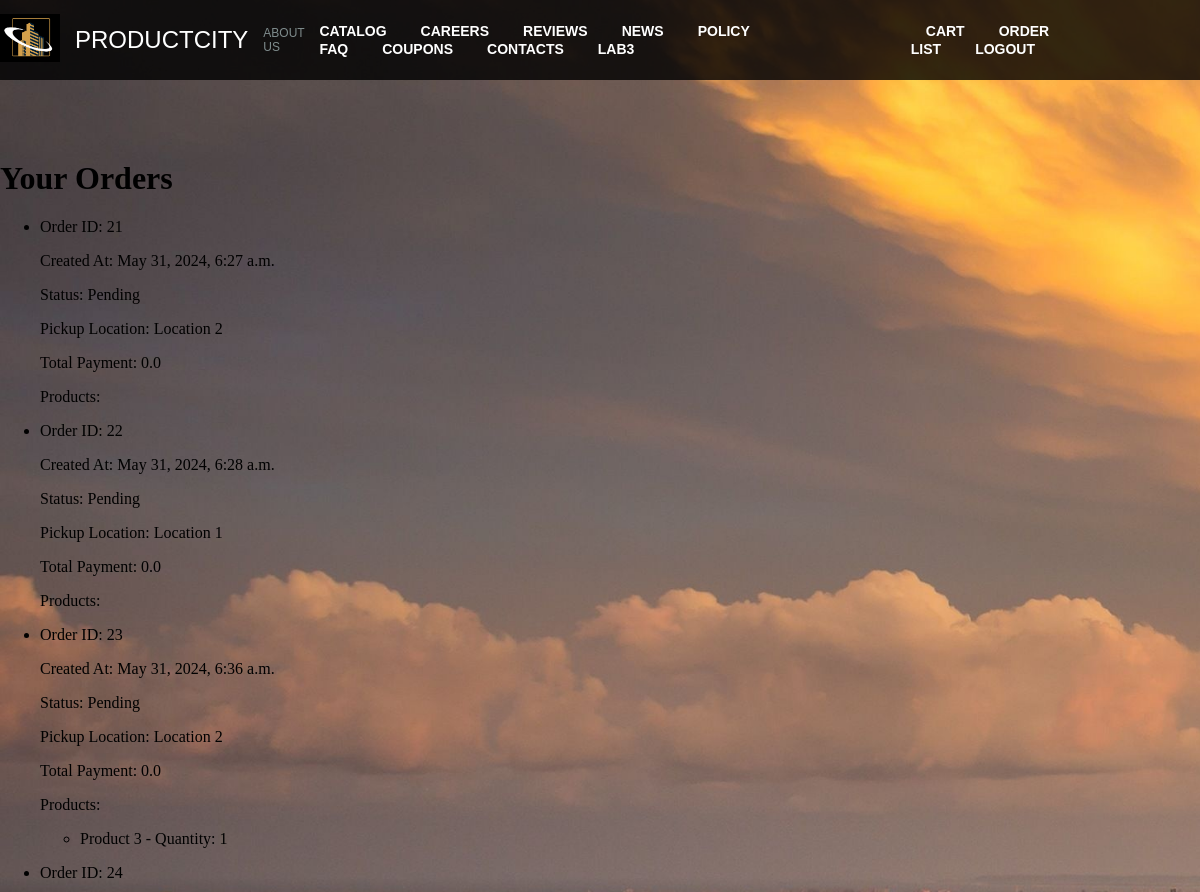
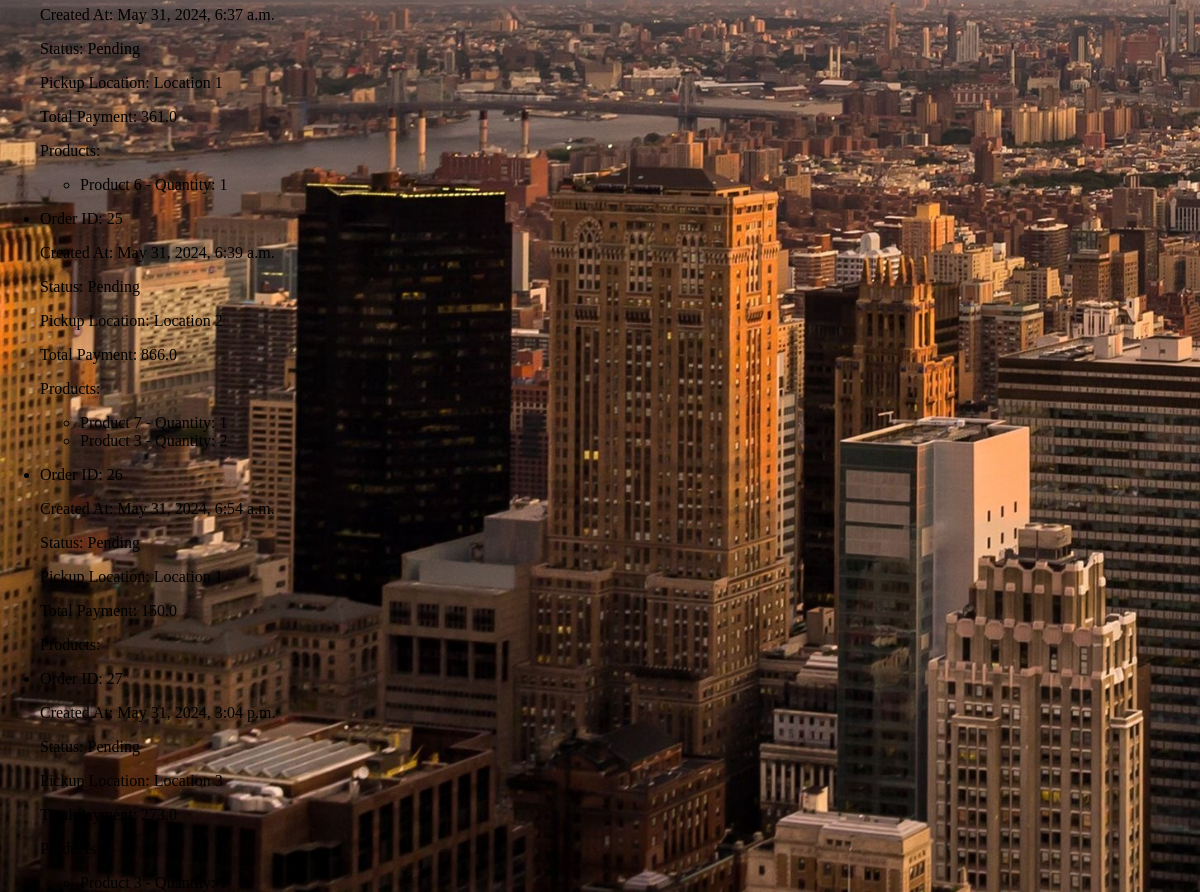
Page /order_list/ (signed in) on the committed database (2 pictures, top to bottom).
### base/models.py (models this page shows, shortened)
class Order(models.Model):
    PICKUP_LOCATIONS = [
        ('Location 1', 'Location 1'),
        ('Location 2', 'Location 2'),
        ('Location 3', 'Location 3'),
    ]
    user = models.ForeignKey(User, on_delete=models.CASCADE)
    items = models.ManyToManyField(CartItem)
    pickup_location = models.CharField(max_length=200)
    status = models.CharField(max_length=20, default='Pending')
    created_at = models.DateTimeField(auto_now_add=True)
    total_amount = models.FloatField(default=0.0)

class CartItem(models.Model):
    cart = models.ForeignKey(Cart, on_delete=models.CASCADE)
    product = models.ForeignKey(Product, on_delete=models.CASCADE)
    quantity = models.PositiveIntegerField(default=1)

class Product(models.Model):
    UNIT_CHOICES = [
        ('pcs', 'Pieces'),
        ('kg', 'Kilogram'),
        ('l', 'Liter'),
    ]
    CATEGORY_CHOICES = [
        ('cat1', 'Category 1'),
        ('cat2', 'Category 2'),
        ('cat3', 'Category 3'),
    ]
    name = models.CharField(max_length=100, null=False, blank=False)
    description = models.CharField(max_length=700, null=False, blank=False)
    price = models.FloatField(validators=[MinValueValidator(0.1)], blank=False, null=False)
    amount = models.IntegerField(validators=[MinValueValidator(0)], blank=False, null=False)
    unit = models.CharField(choices=UNIT_CHOICES, max_length=3)
    category = models.CharField(choices=CATEGORY_CHOICES, max_length=15)

### base/views.py (the view)
# urls.py: path('order_list/', views.order_list, name='order_list'),
@login_required(login_url='login')
def order_list(request):
    profile = Profile.objects.get(user=request.user)
    if profile.role == 'staff' or profile.role=='admin':
        orders = Order.objects.all()
    else:
        orders = Order.objects.filter(user=request.user)
    context = {
        'orders': orders,
        'user_role': profile.role
    }
    return render(request, 'base/order_list.html', context)

### base/templates/base/order_list.html (shortened to what this page needs)
{% extends "base.html" %}
{% load static %}
{% block content %}
<body>
    <h1>Your Orders</h1>
    <ul>
        {% for order in orders %}
            <li>
                <p>Order ID: {{ order.id }}</p>
                <p>Created At: {{ order.created_at }}</p>
                <p>Status: {{order.status}}</p>
                <p>Pickup Location: {{order.pickup_location}}</p>
                <p>Total Payment: {{order.total_amount}}</p>
                <p>Products:</p>
                <ul>
                    {% for item in order.items.all %}
                        <li>{{ item.product.name }} - Quantity: {{ item.quantity }}</li>
                    {% endfor %}
                </ul>
            </li>
        {% endfor %}
    </ul>
</body>
{%endblock%}

### static/css/navbar_style.css (style rules this page uses)
html, body { margin: 0; padding: 0; width: 100%; height: 100%; }

### rows in the picture
Order: id "21", created_at "May 31, 2024, 6:27 a.m.", status "Pending", pickup_location "Location 2", total_amount "0.0"
Order: id "22", created_at "May 31, 2024, 6:28 a.m.", status "Pending", pickup_location "Location 1", total_amount "0.0"
Order: id "23", created_at "May 31, 2024, 6:36 a.m.", status "Pending", pickup_location "Location 2", total_amount "0.0"
CartItem: product.name "Product 3", quantity "1"
Order: id "24", created_at "May 31, 2024, 6:37 a.m.", status "Pending", pickup_location "Location 1", total_amount "361.0"
CartItem: product.name "Product 6", quantity "1"
Order: id "25", created_at "May 31, 2024, 6:39 a.m.", status "Pending", pickup_location "Location 2", total_amount "866.0"
CartItem: product.name "Product 7", quantity "1"
CartItem: product.name "Product 3", quantity "2"
Order: id "26", created_at "May 31, 2024, 6:54 a.m.", status "Pending", pickup_location "Location 1", total_amount "150.0"
Order: id "27", created_at "May 31, 2024, 3:04 p.m.", status "Pending", pickup_location "Location 3", total_amount "273.0"
CartItem: product.name "Product 3"
